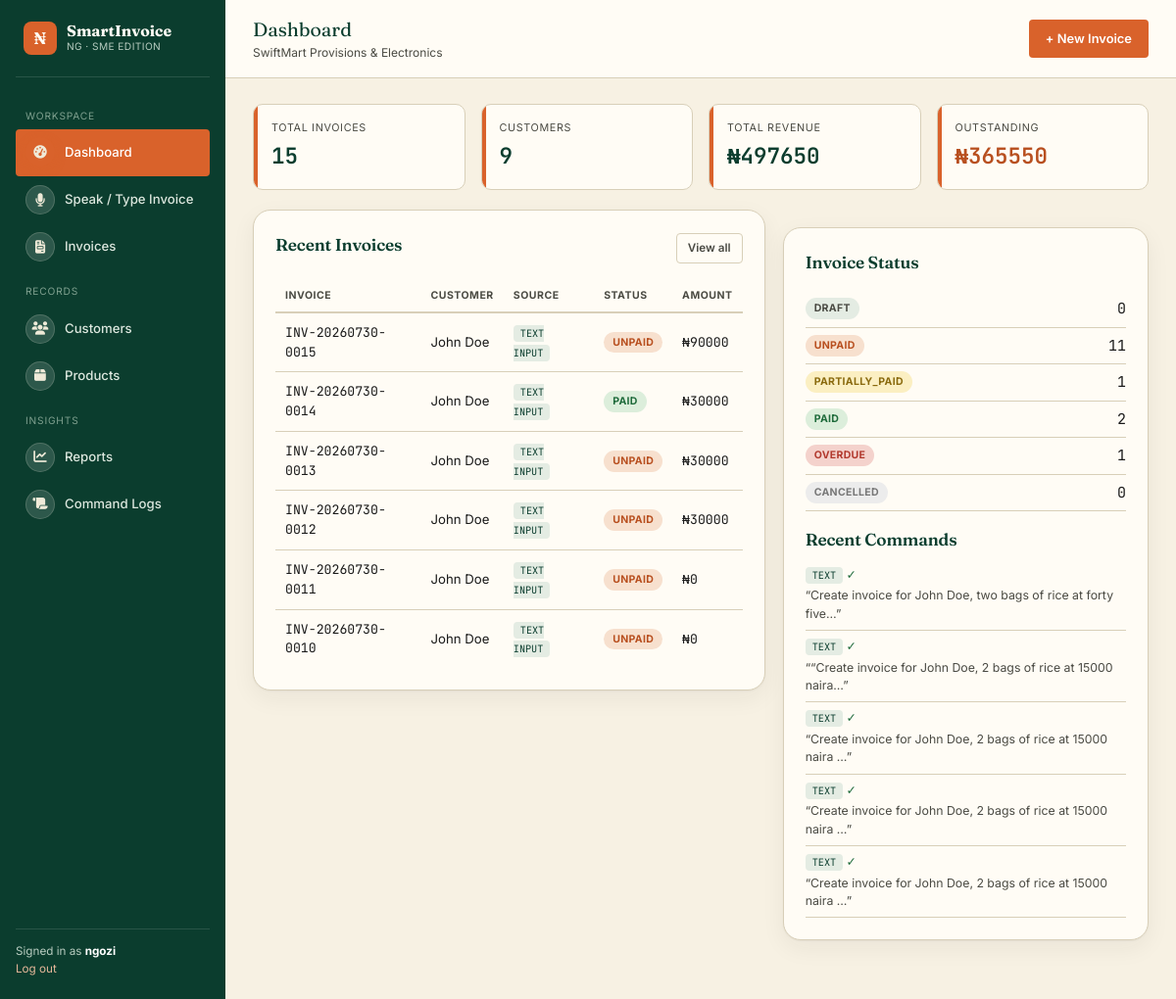
The page / (signed in) on the database as committed earlier.
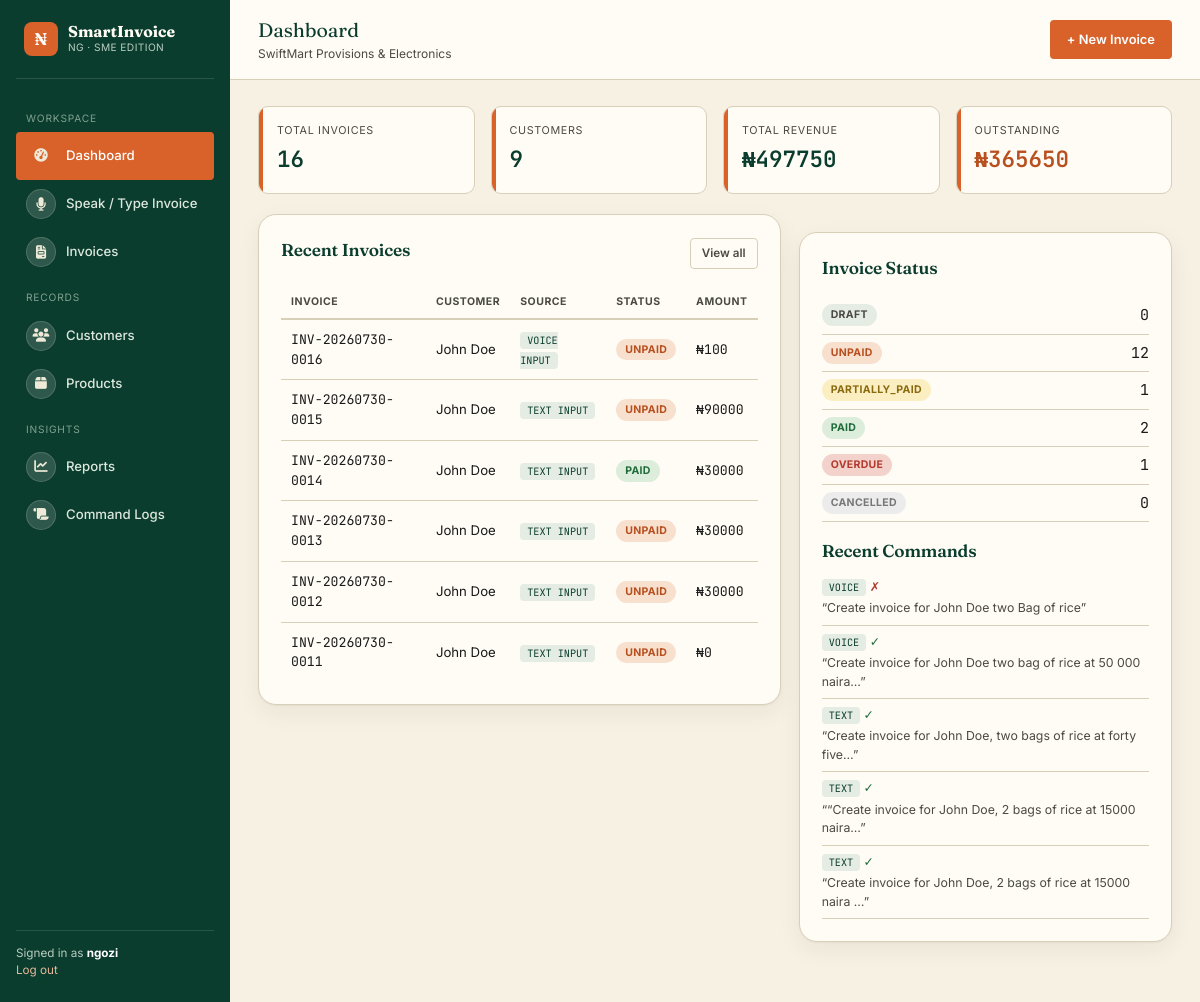
The same page on the database as committed later.
### invoices/models.py (models this page shows, shortened)
class Invoice(models.Model):
    STATUS_CHOICES = [
        ("DRAFT", "Draft"),
        ("UNPAID", "Unpaid"),
        ("PARTIALLY_PAID", "Partially Paid"),
        ("PAID", "Paid"),
        ("OVERDUE", "Overdue"),
        ("CANCELLED", "Cancelled"),
    ]
    SOURCE_CHOICES = [
        ("TEXT", "Text Input"),
        ("VOICE", "Voice Input"),
        ("MANUAL", "Manual Form"),
    ]
    invoice_id = models.UUIDField(default=uuid.uuid4, editable=False, unique=True)
    invoice_number = models.CharField(max_length=30, unique=True, blank=True)
    business = models.ForeignKey(Business, on_delete=models.CASCADE, related_name="invoices")
    customer = models.ForeignKey(Customer, on_delete=models.CASCADE, related_name="invoices")
    issue_date = models.DateField(default=timezone.now)
    due_date = models.DateField(null=True, blank=True)
    status = models.CharField(max_length=20, choices=STATUS_CHOICES, default="UNPAID")
    source = models.CharField(max_length=10, choices=SOURCE_CHOICES, default="TEXT")
    raw_command_text = models.TextField(
        blank=True, help_text="The original text or transcribed voice command used to create this invoice."
    )
    notes = models.TextField(blank=True)
    discount = models.DecimalField(max_digits=12, decimal_places=2, default=0)
    tax_percent = models.DecimalField(max_digits=5, decimal_places=2, default=0)
    created_by = models.ForeignKey(User, on_delete=models.SET_NULL, null=True, related_name="invoices_created")
    created_at = models.DateTimeField(auto_now_add=True)
    updated_at = models.DateTimeField(auto_now=True)
    class Meta:
        ordering = ["-created_at"]
    @property
    def subtotal(self):
        return sum((item.line_total for item in self.items.all()), Decimal("0"))
    @property
    def tax_amount(self):
        return (self.subtotal - Decimal(self.discount)) * (Decimal(self.tax_percent) / Decimal("100"))
    @property
    def total_amount(self):
        return (self.subtotal - Decimal(self.discount)) + self.tax_amount
    @property
    def amount_paid(self):
        return sum((p.amount for p in self.payments.all()), Decimal("0"))
    @property
    def balance_due(self):
        return self.total_amount - self.amount_paid

class Customer(models.Model):
    business = models.ForeignKey(Business, on_delete=models.CASCADE, related_name="customers")
    name = models.CharField(max_length=150)
    phone_number = models.CharField(max_length=20, blank=True)
    email = models.EmailField(blank=True)
    address = models.CharField(max_length=255, blank=True)
    created_at = models.DateTimeField(auto_now_add=True)
    class Meta:
        ordering = ["name"]

class InvoiceItem(models.Model):
    invoice = models.ForeignKey(Invoice, on_delete=models.CASCADE, related_name="items")
    product = models.ForeignKey(Product, on_delete=models.SET_NULL, null=True, blank=True)
    description = models.CharField(max_length=150)
    quantity = models.DecimalField(max_digits=10, decimal_places=2, default=1)
    unit_price = models.DecimalField(max_digits=12, decimal_places=2)
    @property
    def line_total(self):
        return self.quantity * self.unit_price

class CommandLog(models.Model):
    INPUT_CHOICES = [("TEXT", "Text"), ("VOICE", "Voice")]
    business = models.ForeignKey(Business, on_delete=models.CASCADE, related_name="command_logs")
    user = models.ForeignKey(User, on_delete=models.SET_NULL, null=True)
    input_type = models.CharField(max_length=10, choices=INPUT_CHOICES)
    raw_text = models.TextField()
    parsed_successfully = models.BooleanField(default=False)
    parsed_data = models.JSONField(blank=True, null=True)
    resulting_invoice = models.ForeignKey(
        Invoice, on_delete=models.SET_NULL, null=True, blank=True, related_name="command_logs"
    )
    error_message = models.CharField(max_length=255, blank=True)
    created_at = models.DateTimeField(auto_now_add=True)
    class Meta:
        ordering = ["-created_at"]

### invoices/views.py (the view)
# urls.py: path("", views.dashboard, name="dashboard"),
@login_required
def dashboard(request):
    business = _get_business(request)
    invoices = Invoice.objects.filter(business=business)
    total_invoices = invoices.count()
    total_customers = Customer.objects.filter(business=business).count()
    total_revenue = sum((inv.total_amount for inv in invoices), 0)
    total_outstanding = sum(
        (inv.balance_due for inv in invoices if inv.status not in ("PAID", "CANCELLED")), 0
    )
    status_counts = {
        choice[0]: invoices.filter(status=choice[0]).count() for choice in Invoice.STATUS_CHOICES
    }
    recent_invoices = invoices.order_by("-created_at")[:6]
    recent_commands = CommandLog.objects.filter(business=business).order_by("-created_at")[:5]
    context = {
        "business": business,
        "total_invoices": total_invoices,
        "total_customers": total_customers,
        "total_revenue": total_revenue,
        "total_outstanding": total_outstanding,
        "status_counts": status_counts,
        "recent_invoices": recent_invoices,
        "recent_commands": recent_commands,
    }
    return render(request, "invoices/dashboard.html", context)

### invoices/views.py (called while the page is built)
def _get_business(request):
    return get_object_or_404(Business, owner=request.user)

### invoices/templates/invoices/dashboard.html (shortened to what this page needs)
{% extends "invoices/base.html" %}
{% block page_title %}Dashboard{% endblock %}
{% block page_sub %}{{ business.business_name }}{% endblock %}
{% block topbar_action %}
<a href="{% url 'create_invoice_smart' %}" class="btn btn-primary">+ New Invoice</a>
{% endblock %}
{% block content %}
<div class="stat-grid">
  <div class="stat-card">
    <div class="stat-label">Total Invoices</div>
    <div class="stat-value">{{ total_invoices }}</div>
  </div>
  <div class="stat-card">
    <div class="stat-label">Customers</div>
    <div class="stat-value">{{ total_customers }}</div>
  </div>
  <div class="stat-card">
    <div class="stat-label">Total Revenue</div>
    <div class="stat-value">&#8358;{{ total_revenue|floatformat:0 }}</div>
  </div>
  <div class="stat-card">
    <div class="stat-label">Outstanding</div>
    <div class="stat-value warn">&#8358;{{ total_outstanding|floatformat:0 }}</div>
  </div>
</div>
<div style="display:grid; grid-template-columns: 1.4fr 1fr; gap:18px; align-items:start;">
  <div class="card">
    <div class="flex-between mb-16">
      <h3>Recent Invoices</h3>
      <a href="{% url 'invoice_list' %}" class="btn btn-ghost btn-sm">View all</a>
    </div>
    {% if recent_invoices %}
    <table>
      <thead><tr><th>Invoice</th><th>Customer</th><th>Source</th><th>Status</th><th>Amount</th></tr></thead>
      <tbody>
        {% for inv in recent_invoices %}
        <tr onclick="window.location='{% url 'invoice_detail' inv.pk %}'" style="cursor:pointer;">
          <td class="mono">{{ inv.invoice_number }}</td>
          <td>{{ inv.customer.name }}</td>
          <td><span class="source-tag">{{ inv.get_source_display }}</span></td>
          <td>
            <span class="badge badge-{{ inv.status|lower }}">{{ inv.get_status_display }}</span>
          </td>
          <td class="mono">&#8358;{{ inv.total_amount|floatformat:0 }}</td>
        </tr>
        {% endfor %}
      </tbody>
    </table>
    {% else %}
    <div class="empty-state">
      <div class="icon">&#128196;</div>
      <p>No invoices yet. Create your first one by speaking or typing a command.</p>
      <a href="{% url 'create_invoice_smart' %}" class="btn btn-primary">+ New Invoice</a>
    </div>
    {% endif %}
  </div>
  <div class="card">
    <h3>Invoice Status</h3>
    <div class="mt-16">
      {% for code, count in status_counts.items %}
      <div class="flex-between" style="padding:7px 0; border-bottom:1px solid var(--line);">
        <span class="badge badge-{{ code|lower }}">{{ code|title }}</span>
        <span class="mono">{{ count }}</span>
      </div>
      {% endfor %}
    </div>
    <h3 class="mt-16">Recent Commands</h3>
    {% if recent_commands %}
      {% for log in recent_commands %}
      <div class="text-sm" style="padding:7px 0; border-bottom:1px solid var(--line);">
        <span class="source-tag">{{ log.get_input_type_display }}</span>
        {% if log.parsed_successfully %}<span style="color:#1F6B3B;">&#10003;</span>{% else %}<span style="color:#B23A2E;">&#10007;</span>{% endif %}
        <div class="text-soft" style="margin-top:3px;">&ldquo;{{ log.raw_text|truncatechars:60 }}&rdquo;</div>
      </div>
      {% endfor %}
    {% else %}
      <p class="text-soft text-sm">No commands logged yet.</p>
    {% endif %}
  </div>
</div>
{% endblock %}

Rows that differ between the two databases and show on the page:
no longer on this page (row unchanged): Invoice: invoice_number "INV-20260730-0010", customer.name "John Doe", source "TEXT INPUT", status "UNPAID", total_amount "0", shown under "Recent Invoices"
no longer on one of the page's lists (row unchanged): Invoice: status "UNPAID", id "11"
no longer on this page (row unchanged): CommandLog: input_type "TEXT", raw_text "Create invoice for John Doe, 2 bags of rice at 15000 naira …"
no longer on this page (row unchanged): CommandLog: input_type "TEXT", raw_text "Create invoice for John Doe, 2 bags of rice at 15000 naira …"
added Invoice: invoice_number "INV-20260730-0016", customer.name "John Doe", source "VOICE INPUT", status "UNPAID", total_amount "100", shown under "Recent Invoices"
now on one of the page's lists (row unchanged): Invoice: status "UNPAID", id "12"
added CommandLog: input_type "VOICE", raw_text "Create invoice for John Doe two Bag of rice"
added CommandLog: input_type "VOICE", raw_text "Create invoice for John Doe two bag of rice at 50 000 naira…"
Other text that changed with them:
{{ total_invoices }}: "15" → "16"
{{ total_revenue|floatformat:0 }}: "497650" → "497750"
{{ total_outstanding|floatformat:0 }}: "365550" → "365650"
